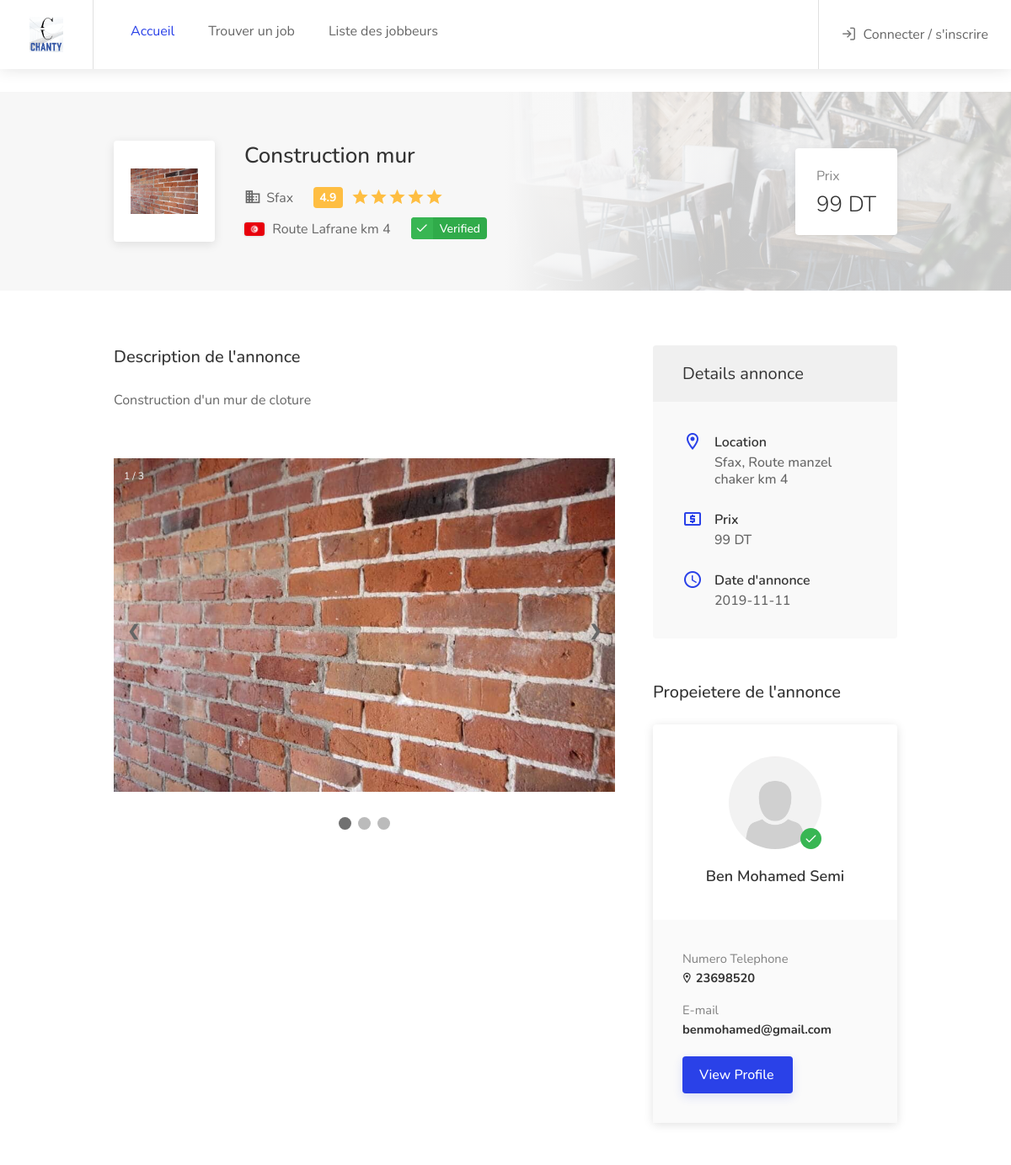
Screenshot of /index.php?controller=annonce&action=details&id=1 with the database file from the repository.
### tables this page shows
CREATE TABLE `annonce` (
  `id` int(11) NOT NULL,
  `libelle` varchar(100) NOT NULL,
  `description` varchar(900) NOT NULL,
  `delais` int(50) NOT NULL,
  `etat` varchar(50) NOT NULL,
  `prix` decimal(10,0) NOT NULL,
  `adresse` varchar(250) NOT NULL,
  `date` date NOT NULL,
  `Note` int(5) NOT NULL,
  `id_location` int(11) NOT NULL,
  `id_categorie` int(11) NOT NULL,
  `id_user` int(11) NOT NULL,
  `photo` varchar(255) NOT NULL,
  `photo2` varchar(255) NOT NULL,
  `photo3` varchar(255) NOT NULL
);

CREATE TABLE `location` (
  `id` int(11) NOT NULL,
  `nom` varchar(30) NOT NULL,
  `photo` varchar(255) NOT NULL
);

CREATE TABLE `utilisateur` (
  `id` int(11) NOT NULL,
  `nom` varchar(50) NOT NULL,
  `prenom` varchar(50) NOT NULL,
  `email` varchar(255) NOT NULL,
  `num_tel` int(20) NOT NULL,
  `photo` varchar(250) NOT NULL,
  `photo_verif` varchar(250) NOT NULL,
  `mdp` varchar(50) NOT NULL,
  `etat` tinyint(50) NOT NULL,
  `date_inscrit` date NOT NULL,
  `date_naiss` date NOT NULL,
  `adresse` varchar(255) NOT NULL,
  `ville` varchar(250) NOT NULL,
  `type` varchar(50) NOT NULL,
  `description` varchar(255) NOT NULL,
  `sal_min` decimal(10,0) NOT NULL,
  `rate` int(11) NOT NULL
);

### controller/annonce.controller.php (called while the page is built, shortened)
<?php
    require ('model/annonce.php');
    if(isset($_SESSION["user"])){
        $store=$_SESSION['user'];
        $user=unserialize($store);
        require('view/login/loggedIn.view.php');
    }
    else{
        require('view/login/loggedOut.view.php');
    }
    if(isset($_GET['action'])){
        $action=$_GET['action'];
        switch($action){
            case 'details':
                $idann=$_GET['id'];
                $annoce=annonce::getAnnoncedetail($idann);
                require ('view/annonce/annonce.details.php');
                break;
        }
    }
    else{
        $annonces=annonce::getAnnonces();
             require('view/annonce.list.php');
        }
        require('view/template/template.php');
?>

### model/annonce.php (called while the page is built, shortened)
<?php
class annonce{
     public static function getAnnoncedetail($id){
        global $db;
        $req = $db->prepare('select * from annonce a inner join categorie c on a.id_categorie = c.id inner join utilisateur u on a.id_user = u.id inner join location l on a.id_location = l.id where a.id=?' );
        $req->execute(array($id));
        return $req;
    }
}
?>

### view/annonce/annonce.details.php (the view, shortened to what this page needs)
<?php
	$annonce=$annoce->fetch();
$title="Annonce details";?>
<div class="single-page-header" data-background-image="public/images/single-job.jpg">
	<div class="container">
		<div class="row">
			<div class="col-md-12">
				<div class="single-page-header-inner">
					<div class="left-side">
						<div class="header-image"><a href="single-company-profile.html"><img src="<?php echo'public/images/'.$annonce[12] ?>" alt=""></a></div>
						<div class="header-details">
							<h3><?php echo($annonce['libelle']); ?></h3>
							<ul>
								<li><a href="single-company-profile.html"><i class="icon-material-outline-business"></i> <?= $annonce[37] ?></a></li>
								<li><div class="star-rating" data-rating="4.9"></div></li>
								<li><img class="flag" src="public/images/flags/tn.png" alt=""> <?= $annonce["adresse"] ?></li>
								<li><div class="verified-badge-with-title">Verified</div></li>
							</ul>
						</div>
					</div>
					<div class="right-side">
						<div class="salary-box">
							<div class="salary-type">    Prix    </div>
							<div class="salary-amount">  <?= $annonce["prix"] ?> DT </div>
						</div>
					</div>
				</div>
			</div>
		</div>
	</div>
</div>
<div class="container">
	<div class="row">
		<div class="col-xl-8 col-lg-8 content-right-offset">
			<div class="single-page-section">
				<h3 class="margin-bottom-25">Description de l'annonce</h3>
				<p>  <?= $annonce[2] ?> </p>
			</div>
			<div class="single-page-section">
<div class="slideshow-container">
<div class="mySlides fade">
  <div class="numbertext">1 / 3</div>
  <img src="<?php echo'public/images/'.$annonce[12] ?>" style="width:100%">
</div>
<a class="prev" onclick="plusSlides(-1)">&#10094;</a>
<a class="next" onclick="plusSlides(1)">&#10095;</a>
</div>
<br>
<div style="text-align:center">
  <span class="dot" onclick="currentSlide(1)"></span>
  <span class="dot" onclick="currentSlide(2)"></span>
  <span class="dot" onclick="currentSlide(3)"></span>
</div>
			</div>
		</div>
		<div class="col-xl-4 col-lg-4">
			<div class="sidebar-container">
				<div class="sidebar-widget">
					<div class="job-overview">
						<div class="job-overview-headline">Details annonce</div>
						<div class="job-overview-inner">
							<ul>
								<li>
									<i class="icon-material-outline-location-on"></i>
									<span>Location</span>
									<h5><?= $annonce[37] ?>, <?= $annonce[6] ?></h5>
								</li>
								<li>
									<i class="icon-material-outline-local-atm"></i>
									<span>Prix</span>
									<h5><?= $annonce["prix"] ?> DT</h5>
								</li>
								<li>
									<i class="icon-material-outline-access-time"></i>
									<span>Date d'annonce</span>
									<h5><?= $annonce[7] ?></h5>
								</li>
							</ul>
						</div>
					</div>
				</div>
				<div class="sidebar-widget">
				<h3 class="margin-bottom-25">Propeietere de l'annonce</h3>
				<div class="freelancer" style="width:100%;">
					<div class="freelancer-overview">
						<div class="freelancer-overview-inner">
							<div class="freelancer-avatar">
								<div class="verified-badge"></div>
								<a href="single-freelancer-profile.html"><img src="<?php echo'public/images/'.$annonce[24] ?>" alt=""></a>
							</div>
							<div class="freelancer-name">
								<h4><a href="#"><?= $annonce[20] ?> <?= $annonce[21] ?> </a></h4>
							</div>
						</div>
					</div>
					<div class="freelancer-details">
						<div class="freelancer-details-list">
							<ul>
								<li>Numero Telephone<strong><i class="icon-material-outline-location-on"></i> <?= $annonce[23] ?></strong></li>
								<li>E-mail <strong> <?= $annonce[22] ?> </strong></li>
							</ul>
						</div>
						<a href="single-freelancer-profile.html" class="button button-sliding-icon ripple-effect">View Profile <i class="icon-material-outline-arrow-right-alt"></i></a>
					</div>
				</div>
				</div>
			</div>
		</div>
	</div>
</div>

### public/css/colors/blue.css (style rules this page uses)
a,.header-widget .log-in-button:hover i,.notification-text span.color,.header-notifications-content .notification-text span.color,ul.user-menu-small-nav li a:hover,ul.user-menu-small-nav li a:hover i,#navigation ul li:hover a:after,#navigation ul li a.current,#navigation ul li a.current:after,#navigation ul li:hover a,#breadcrumbs ul li a:hover,#breadcrumbs.white ul li a:hover,.single-page-header .header-details li a:hover,.blog-post-content h3 a:hover,#posts-nav li a:hover,.task-tags span,.freelancer-detail-item a:hover,.list-4 li:before,.list-3 li:before,.list-2 li:before,.list-1 li:before,.share-buttons-content span strong,.keyword,.banner-headline strong.color,.category-box-icon,.recommended .pricing-plan-label,.recommended .pricing-plan-label strong,.boxed-widget.summary li.total-costs span,.testimonial-box:before,.single-counter h3,.popup-tabs-nav li.active a,.dialog-with-tabs .forgot-password:hover,.dropdown-menu>li>a:hover,.dropdown-menu>.active>a,.dropdown-menu>.active>a:hover,.bootstrap-select .dropdown-menu li.selected a span.check-mark:before,.bootstrap-select .dropdown-menu li.selected:hover a span.check-mark:before,.boxed-list-headline h3 i,.boxed-list-item .item-details .detail-item a:hover,.job-overview .job-overview-inner ul li i,.dashboard-nav ul:before,.dashboard-nav ul li.active-submenu a i,.dashboard-nav ul li.active a i,.dashboard-nav ul li:hover a i,.dashboard-nav ul li.active-submenu a,.dashboard-nav ul li:hover a,.dashboard-nav ul li.active a,.dashboard-nav ul li.active-submenu a:after,.dashboard-nav ul li.active a:after,.dashboard-nav ul li:hover a:after,.dashboard-box .headline h3 i,.help-icon,.header-widget .log-in-button:hover,.header-widget .log-in-button:hover i { color:#2a41e8 }
#backtotop a,.header-notifications-trigger span,a.header-notifications-button,#navigation ul ul.dropdown-nav ul.dropdown-nav li:hover a:after,#navigation ul ul.dropdown-nav li:hover a:after,.mm-menu em.mm-counter,.language-switcher.bootstrap-select.btn-group.open button,.language-switcher.bootstrap-select.btn-group button:hover,.footer-links ul li a span:before,.newsletter button,.pagination ul li a.current-page,a.blog-post-info:hover,#posts-nav li a:hover span,.comment-by a.reply:hover,.contact-address-headline:after,.enable-filters-button span,.enable-filters-button i,.job-listing.with-apply-button:hover .list-apply-button,.letters-list a.current,span.button,button.button,input[type=button],input[type=submit],a.button,.list-1 li:before,mark.color,table.basic-table th,.copy-url .copy-url-button,.keyword-input-container .keyword-input-button,.tags-container input[type=checkbox]:checked+label,input:checked+.switch-button,.radio input[type=radio]+label .radio-label:after,.uploadButton .uploadButton-button:hover,.pricing-plan .button:hover,.pricing-plan.recommended .button,.pricing-plan .recommended-badge,.payment-tab-trigger>input:checked~label::after,.breathing-icon,.icon-box-check,.testimonial-author span,.qtyInc:hover,.qtyDec:hover,#sign-in-dialog .mfp-close:hover,#small-dialog-1 .mfp-close:hover,#small-dialog-2 .mfp-close:hover,#small-dialog-3 .mfp-close:hover,#small-dialog-4 .mfp-close:hover,#small-dialog .mfp-close:hover,.slider-selection,.cluster-visible,.marker-container,.custom-zoom-in:hover,.custom-zoom-out:hover,#geoLocation:hover,#streetView:hover,#scrollEnabling:hover,#scrollEnabling.enabled,a.apply-now-button,a.attachment-box:hover,.freelancer-indicators .indicator-bar span,.dashboard-nav ul li span.nav-tag,.dashboard-box .button.dark:not(.ico):hover,.messages-inbox ul li:before,.message-by h5 i,.message-bubble.me .message-text { background-color:#2a41e8 }
span.button,button.button,input[type=button],input[type=submit],a.button { box-shadow:0 4px 12px rgba(42,65,232,.15) }

### rows the page displays
annonce: photo (picture), libelle "Construction mur", id_location.nom "Sfax", id_user.adresse "Route Lafrane km 4", prix "99", description "Construction d'un mur de cloture", adresse "Route manzel chaker km 4", date "2019-11-11", id_user.photo (placeholder picture), id_user.nom "Ben Mohamed", id_user.prenom "Semi", id_user.num_tel "23698520", id_user.email "benmohamed@gmail.com"
